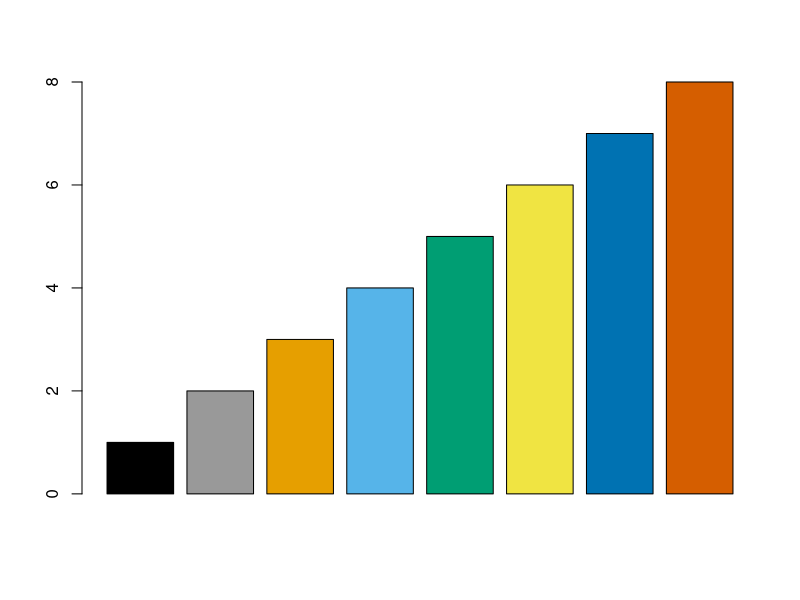
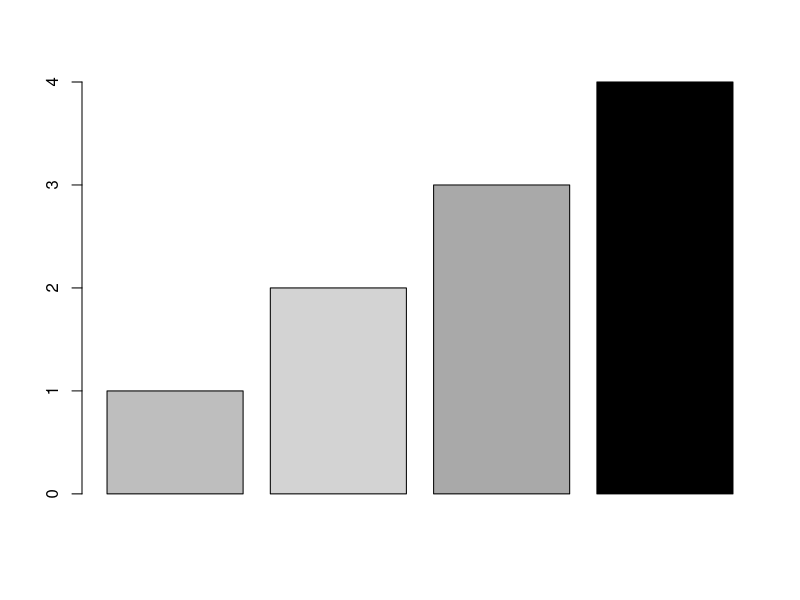
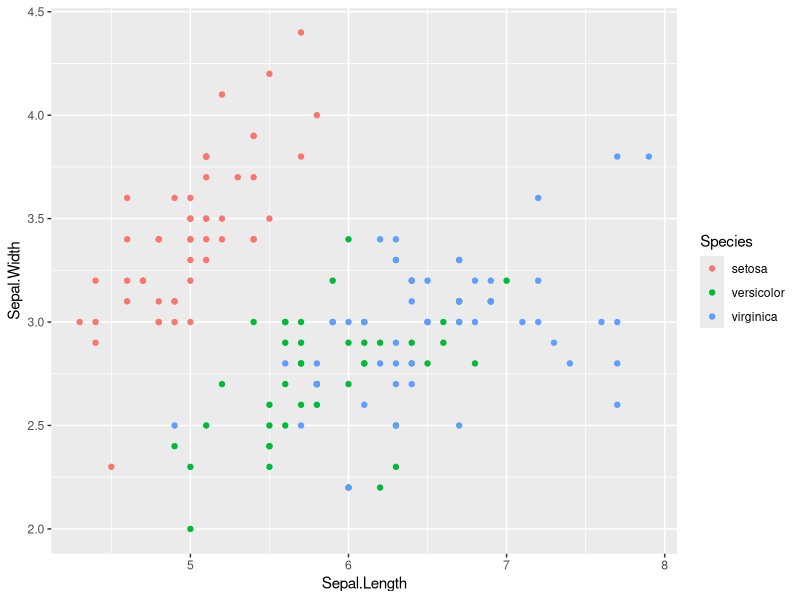
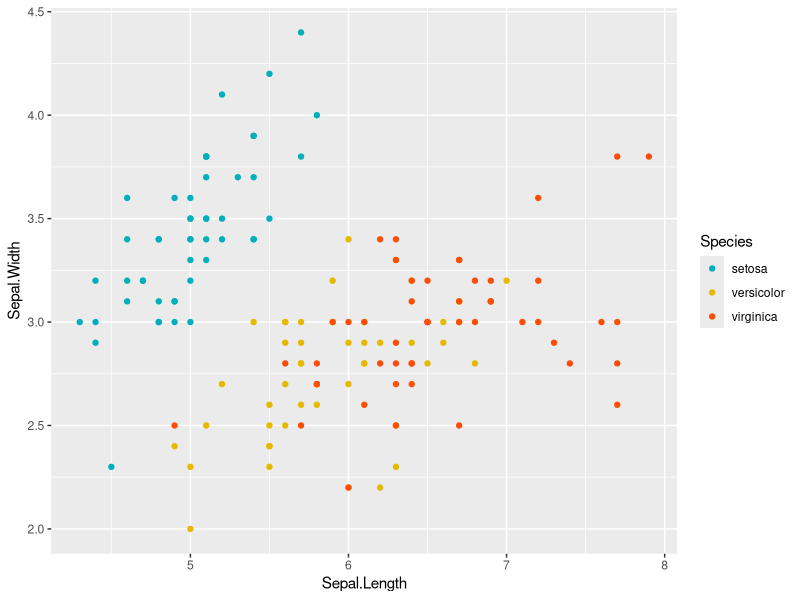
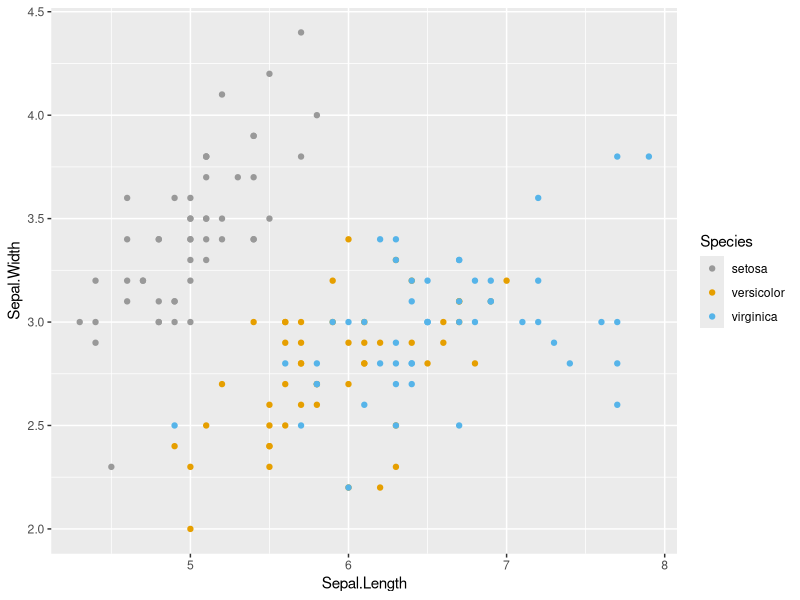
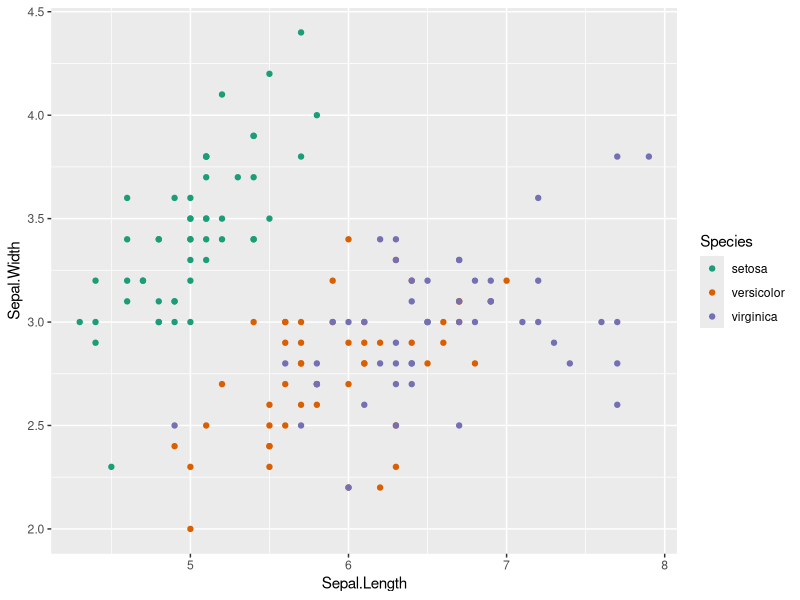

The R source for these figures, in order:
## ---- chunk 1
knitr::opts_chunk$set(fig.width = 6, fig.height = 3.8,
                      fig.align = "center", fig.retina = 3,
                      out.width = "85%", collapse = TRUE)
## ---- chunk 2
#| layout-ncol: 2
### friendly colors

cbPalette <- c(
    "#000000", "#999999", "#E69F00", "#56B4E9", 
    "#009E73", "#F0E442", "#0072B2", "#D55E00", "#CC79A7"
)

barplot(1:8, col = cbPalette)

### gray colors
cb <- c("gray", "lightgray", "darkgray", "black")
barplot(1:4, col = cb)
## ---- chunk 3
#| layout-ncol: 2
library(ggplot2)
### To use for fills, add scale_fill_manual(values=cbPalette)
### To use for line and point colors, add scale_colour_manual(values=cbPalette)
### Generate a basic `ggplot2`. Map the color argument to a factor or grouping variable:
p1 <- ggplot(iris, aes(Sepal.Length, Sepal.Width)) +
  geom_point(aes(color = Species))
p1
## Set the color palette manually using a custom color scale:
p2 <- p1 + scale_color_manual(values = c("#00AFBB", "#E7B800", "#FC4E07"))
p2
## ---- chunk 4
#| layout-ncol: 2
## Use color blind-friendly palette:
cbp1 <- c(
  "#999999", "#E69F00", "#56B4E9", "#009E73",
  "#F0E442", "#0072B2", "#D55E00", "#CC79A7"
)
p3 <- p1 + scale_color_manual(values = cbp1)
p3
## Use RColorBrewer palettes:
p4 <- p1 + scale_color_brewer(palette = "Dark2")
p4
